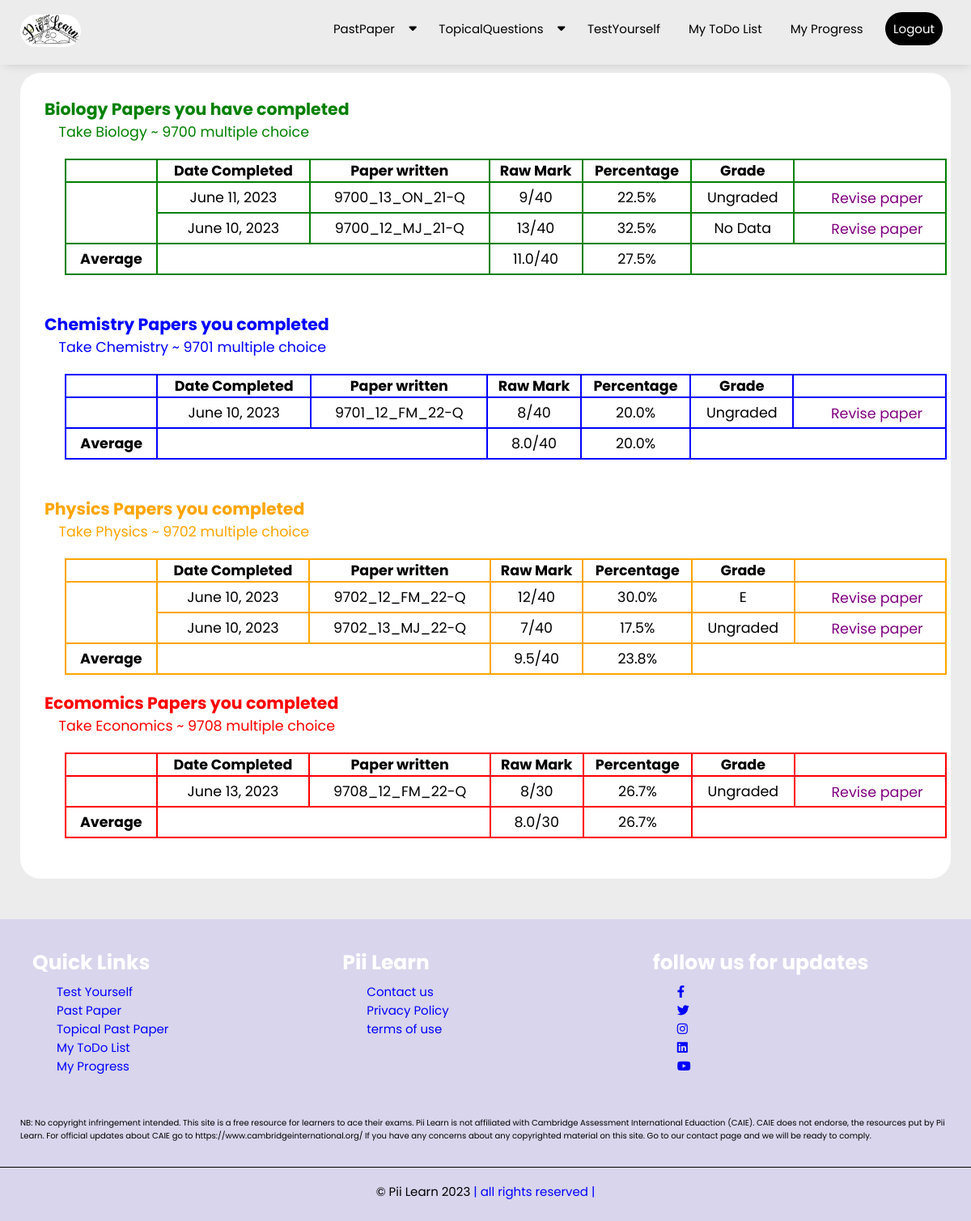
The page /my_progress/ (signed in) on the database as committed earlier.
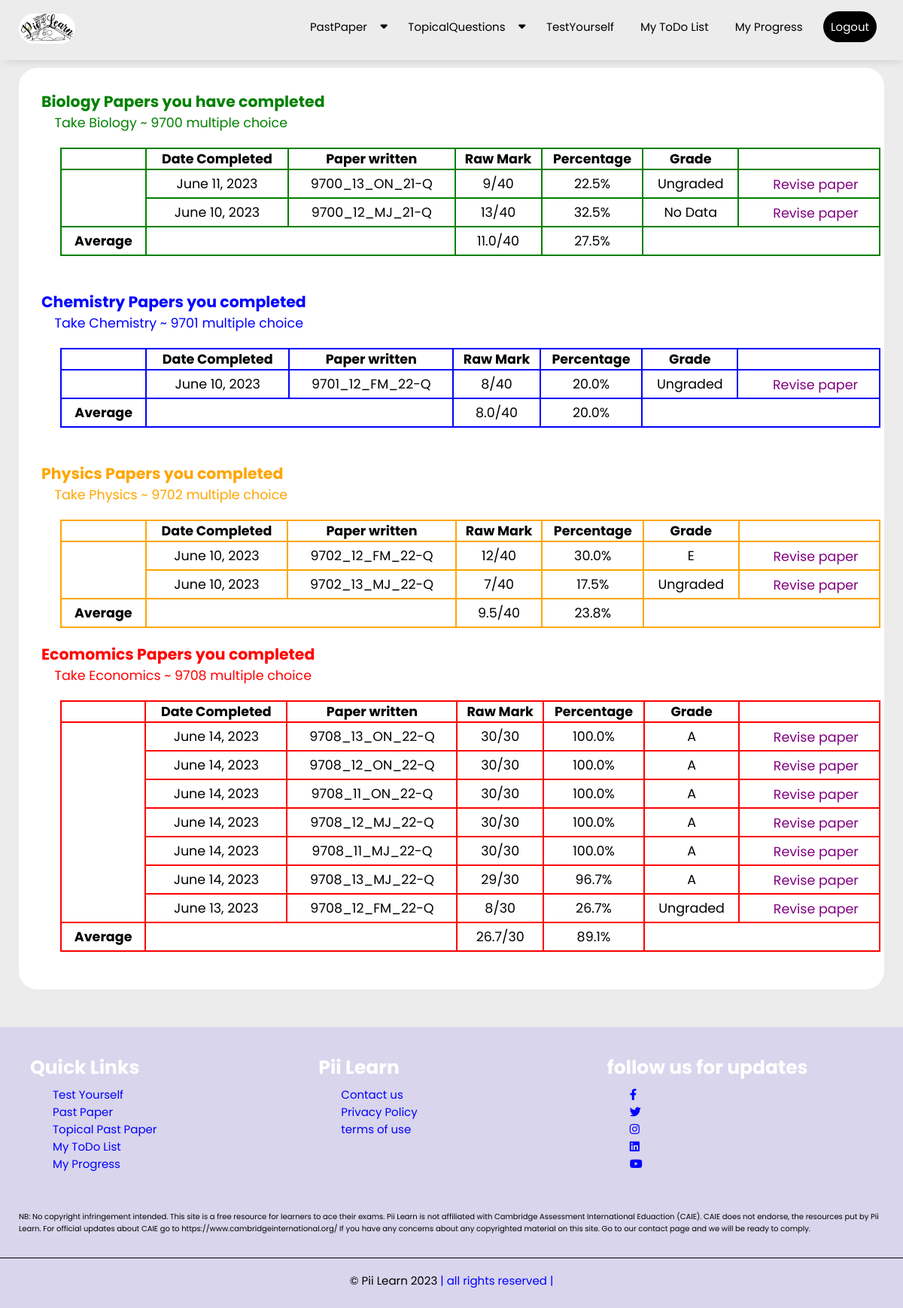
The same page on the database as committed later.
### examsolution/models.py (models this page shows, shortened)
class UserProgressRecord(models.Model):
    user = models.ForeignKey(User,on_delete=models.CASCADE)
    subject_of_paper_written = models.CharField(max_length=200,null=True,blank=True)
    paper_written = models.CharField(max_length=200)
    raw_mark = models.IntegerField(null=True, blank=True)
    percentage = models.CharField(max_length=50,null=True, blank=True)
    letter_grade = models.CharField(max_length=1,null=True, blank=True)
    hours_taken = models.IntegerField(null=True, blank=True)
    minutes_taken = models.IntegerField(null=True, blank=True)
    questions_failed = models.CharField(max_length=2000,null=True, blank=True)
    date_completed = models.DateTimeField(auto_now_add=True)
    subject_of_paper_written = models.CharField(max_length=200,null=True,blank=True)
    user_answer_input = models.CharField(max_length=2000,null=True,blank=True)
    class Meta:
        ordering = ['-date_completed']

### examsolution/views.py (the view)
# urls.py: path('my_progress/', UserProgressList.as_view(),name='my_progress'),
class UserProgressList(LoginRequiredMixin,ListView):
    model = UserProgressRecord
    context_object_name = 'user_past_paper_taken_list'
    template_name ='examsolution/userprogress_list.html'
    def get_context_data(self,**kwargs):
        context = super().get_context_data(**kwargs)
        website_logo = website_pics.objects.get(id=1)
        context['website_logo'] = website_logo
        context['user_past_paper_taken_list'] = context['user_past_paper_taken_list'].filter(user=self.request.user)
        context['bio_user_past_paper_taken_list'] = context['user_past_paper_taken_list'].filter(subject_of_paper_written='Biology ~ 9700')
        context['chem_user_past_paper_taken_list'] = context['user_past_paper_taken_list'].filter(subject_of_paper_written='Chemistry ~ 9701')
        context['phy_user_past_paper_taken_list'] = context['user_past_paper_taken_list'].filter(subject_of_paper_written='Physics ~ 9702')
        context['econ_user_past_paper_taken_list'] = context['user_past_paper_taken_list'].filter(subject_of_paper_written='Economics ~ 9708')
        count = 0
        bio_perce_total = 0
        bio_raw_total = 0
        bio_perce_average = 0
        bio_raw_average = 0
        if context['bio_user_past_paper_taken_list']:
            for each_test in context['bio_user_past_paper_taken_list']:
                count = count + 1
                bio_raw_total = int(each_test.raw_mark) + bio_raw_total
                bio_perce_total = float(each_test.percentage) + bio_perce_total
            bio_perce_average = round(bio_perce_total/count,1)
            bio_raw_average = round(bio_raw_total/count,1)
        count = 0
        chem_perce_total = 0
        chem_raw_total = 0
        chem_perce_average = 0
        chem_raw_average = 0
        if context['chem_user_past_paper_taken_list']:
            for each_test in context['chem_user_past_paper_taken_list']:
                count = count + 1
                chem_raw_total = int(each_test.raw_mark) + chem_raw_total
                chem_perce_total = float(each_test.percentage) + chem_perce_total
            chem_perce_average = round(chem_perce_total/count,1)
            chem_raw_average = round(chem_raw_total/count,1)
        count = 0
        phys_perce_total = 0
        phys_raw_total = 0
        phys_perce_average = 0
        phsy_raw_average = 0
        if context['phy_user_past_paper_taken_list']:
            for each_test in context['phy_user_past_paper_taken_list']:
                count = count + 1
                phys_raw_total = int(each_test.raw_mark) + phys_raw_total
                phys_perce_total = float(each_test.percentage) + phys_perce_total
            phys_perce_average = round(phys_perce_total/count,1)
            phsy_raw_average = round(phys_raw_total/count,1)
        count = 0
        econ_perce_total = 0
        econ_raw_total = 0
        econ_perce_average = 0
        econ_raw_average = 0
        if context['econ_user_past_paper_taken_list']:
            for each_test in context['econ_user_past_paper_taken_list']:
                count = count + 1
                econ_raw_total = int(each_test.raw_mark) + econ_raw_total
                econ_perce_total = float(each_test.percentage) + econ_perce_total
            econ_perce_average = round(econ_perce_total/count,1)
            econ_raw_average = round(econ_raw_total/count,1)
        context['bio_perce_average'] = bio_perce_average
        context['bio_raw_average'] = bio_raw_average
        context['chem_perce_average'] = chem_perce_average
        context['chem_raw_average'] = chem_raw_average
        context['phys_perce_average'] = phys_perce_average
        context['phsy_raw_average'] = phsy_raw_average
        context['econ_perce_average'] = econ_perce_average
        context['econ_raw_average'] = econ_raw_average
        return context

### examsolution/templates/examsolution/userprogress_list.html (shortened to what the changed rows need)
{% extends 'examsolution/base.html' %}
{% load static %}
{% block content %}
<section class="user_progress_tables">
    <div>
        <br>
        {% if bio_user_past_paper_taken_list %}
            <table class="bio_table">
                    <tr>
                        <th></th>
                        <th>Date Completed</th>
                        <th>Paper written</th>
                        <th>Raw Mark</th>
                        <th class="dont_show_scr_small">Percentage</th>
                        <th class="dont_show_scr_small">Grade</th>
                        <th></th>
                    </tr>
                {% for mcq_taken in bio_user_past_paper_taken_list %}
                    <tr>
                        <td></td>
                        <td class="bio_table_td"> {{mcq_taken.date_completed.date}} </td>
                        <td class="bio_table_td"> {{mcq_taken.paper_written}} </td>
                        <td class="bio_table_td"> {{mcq_taken.raw_mark}}/40</td>
                        <td class="bio_table_td" class="dont_show_scr_small"> {{mcq_taken.percentage}}%</td>
                        <td class="bio_table_td" class="dont_show_scr_small"> {% if mcq_taken.letter_grade %} {{mcq_taken.letter_grade}} {% else %}No Data{% endif %}</td>
                        <td class="bio_table_td"><a href="{% url 'examsolution:full_revision_of_written_paper' mcq_taken.paper_written %}">Revise paper</a></td>
                    </tr>
                {% endfor %}
            </table>
        {% else %}
            <p>You haven't completed <strong>Biology ~ 9700</strong> multiple choice past paper on this site</p>
        {% endif %}
    </div>
    <br>
    <div>
        <br>
        {% if chem_user_past_paper_taken_list %}
            <table class="chem_table">
                    <tr>
                        <th></th>
                        <th>Date Completed</th>
                        <th>Paper written</th>
                        <th>Raw Mark</th>
                        <th class="dont_show_scr_small">Percentage</th>
                        <th class="dont_show_scr_small">Grade</th>
                        <th></th>
                    </tr>
                {% for mcq_taken in chem_user_past_paper_taken_list %}
                    <tr>
                        <td></td>
                        <td class="chem_table_td"> {{mcq_taken.date_completed.date}} </td>
                        <td class="chem_table_td"> {{mcq_taken.paper_written}} </td>
                        <td class="chem_table_td"> {{mcq_taken.raw_mark}}/40</td>
                        <td class="chem_table_td" class="dont_show_scr_small"> {{mcq_taken.percentage}}%</td>
                        <td class="chem_table_td" class="dont_show_scr_small"> {% if mcq_taken.letter_grade %} {{mcq_taken.letter_grade}} {% else %}No Data{% endif %}</td>
                        <td class="chem_table_td"><a href="{% url 'examsolution:full_revision_of_written_paper' mcq_taken.paper_written %}">Revise paper</a></td>
                    </tr>
                {% endfor %}
            </table>
        {% else %}
            <p>You haven't completed <strong>Chemistry ~ 9701</strong> multiple choice past paper on this site</p>
        {% endif %}
    </div>
    <br>
    <div>
        <br>
        {% if phy_user_past_paper_taken_list %}
            <table class="phys_table">
                    <tr>
                        <th></th>
                        <th>Date Completed</th>
                        <th>Paper written</th>
                        <th>Raw Mark</th>
                        <th class="dont_show_scr_small">Percentage</th>
                        <th class="dont_show_scr_small">Grade</th>
                        <th></th>
                    </tr>
                {% for mcq_taken in phy_user_past_paper_taken_list %}
                    <tr>
                        <td></td>
                        <td class="phys_table_td"> {{mcq_taken.date_completed.date}} </td>
                        <td class="phys_table_td"> {{mcq_taken.paper_written}} </td>
                        <td class="phys_table_td"> {{mcq_taken.raw_mark}}/40</td>
                        <td class="phys_table_td" class="dont_show_scr_small"> {{mcq_taken.percentage}}%</td>
                        <td class="phys_table_td" class="dont_show_scr_small"> {% if mcq_taken.letter_grade %} {{mcq_taken.letter_grade}} {% else %}No Data{% endif %}</td>
                        <td class="phys_table_td"><a href="{% url 'examsolution:full_revision_of_written_paper' mcq_taken.paper_written %}">Revise paper</a></td>
                    </tr>
                {% endfor %}
            </table>
        {% else %}
            <p>You haven't completed <strong>Physics ~ 9702</strong> multiple choice past paper on this site</p>
        {% endif %}
    </div>
    <div>
        <br>
        {% if phy_user_past_paper_taken_list %}
            <table class="econ_table">
                    <tr>
                        <th></th>
                        <th>Date Completed</th>
                        <th>Paper written</th>
                        <th>Raw Mark</th>
                        <th class="dont_show_scr_small">Percentage</th>
                        <th class="dont_show_scr_small">Grade</th>
                        <th></th>
                    </tr>
                {% for mcq_taken in econ_user_past_paper_taken_list %}
                    <tr>
                        <td></td>
                        <td class="econ_table_td"> {{mcq_taken.date_completed.date}} </td>
                        <td class="econ_table_td"> {{mcq_taken.paper_written}} </td>
                        <td class="econ_table_td"> {{mcq_taken.raw_mark}}/30</td>
                        <td class="econ_table_td" class="dont_show_scr_small"> {{mcq_taken.percentage}}%</td>
                        <td class="econ_table_td" class="dont_show_scr_small"> {% if mcq_taken.letter_grade %} {{mcq_taken.letter_grade}} {% else %}No Data{% endif %}</td>
                        <td class="econ_table_td"><a href="{% url 'examsolution:full_revision_of_written_paper' mcq_taken.paper_written %}">Revise paper</a></td>
                    </tr>
                {% endfor %}
                    <tr>
                        <td class="econ_table_td"><strong>Average</strong></td>
                        <td></td>
                        <td></td>
                        <td class="econ_table_td"> {{econ_raw_average}}/30 </td>
                        <td class="econ_table_td"> {{econ_perce_average}}% </td>
                    </tr>
            </table>
        {% else %}
            <p>You haven't completed <strong>Economics ~ 9708</strong> multiple choice past paper on this site</p>
        {% endif %}
    </div>
</section>
{% endblock content %}

Rows that differ between the two databases and show on the page:
added UserProgressRecord: date_completed "June 14, 2023", paper_written "9708_13_ON_22-Q", raw_mark "30", percentage "100.0", letter_grade "A", shown under "Ecomomics Papers you completed"
added UserProgressRecord: date_completed "June 14, 2023", paper_written "9708_12_ON_22-Q", raw_mark "30", percentage "100.0", letter_grade "A", shown under "Ecomomics Papers you completed"
added UserProgressRecord: date_completed "June 14, 2023", paper_written "9708_11_ON_22-Q", raw_mark "30", percentage "100.0", letter_grade "A", shown under "Ecomomics Papers you completed"
added UserProgressRecord: date_completed "June 14, 2023", paper_written "9708_12_MJ_22-Q", raw_mark "30", percentage "100.0", letter_grade "A", shown under "Ecomomics Papers you completed"
added UserProgressRecord: date_completed "June 14, 2023", paper_written "9708_11_MJ_22-Q", raw_mark "30", percentage "100.0", letter_grade "A", shown under "Ecomomics Papers you completed"
added UserProgressRecord: date_completed "June 14, 2023", paper_written "9708_13_MJ_22-Q", raw_mark "29", percentage "96.7", letter_grade "A", shown under "Ecomomics Papers you completed"
Other text that changed with them:
{{ econ_raw_average }}: "8.0" → "26.7"
{{ econ_perce_average }}: "26.7" → "89.1"
